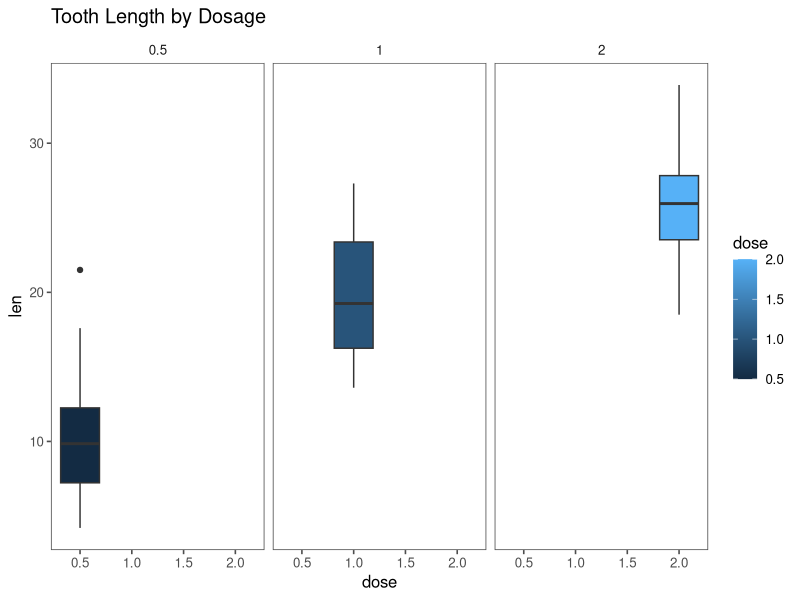
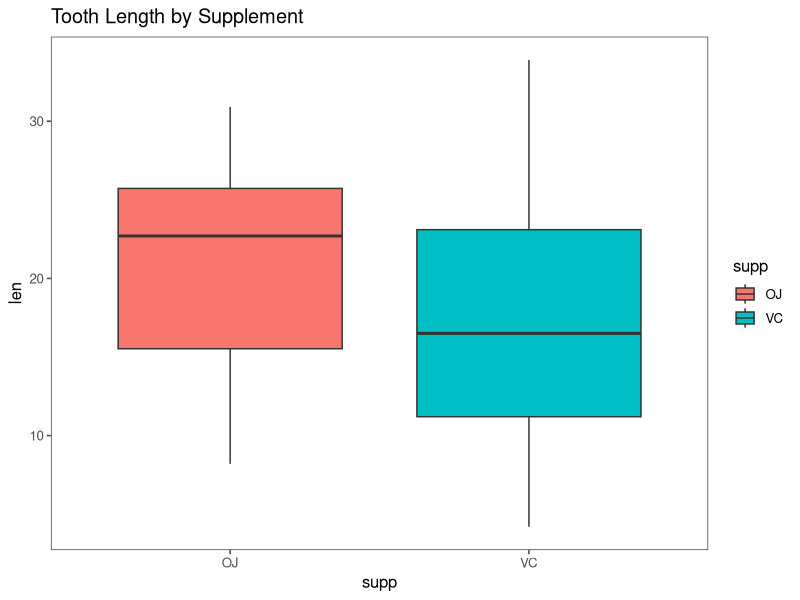
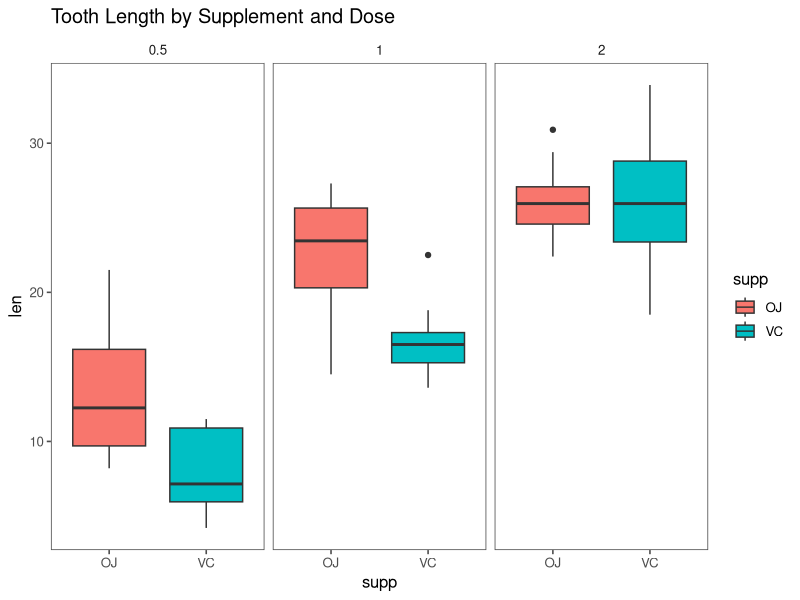

Source code (R) for these figures, in order: (Note: this script raises an error after producing the figures.)
library(ggthemes)
library(ggplot2)

# Create a boxplot of supplement types and doses
plot.supplementDose <- (ggplot(aes(x = supp, y = len), data = ToothGrowth) 
       + geom_boxplot(aes(fill=supp))
       + facet_wrap(~ dose)
+ theme_few() 
+ scale_colour_few()
+ ggtitle("Tooth Length by Supplement and Dose"))

# Create a boxplot of supplement types
plot.supplement <- (ggplot(aes(x = supp, y = len), data = ToothGrowth) 
                        + geom_boxplot(aes(fill=supp))
                        + theme_few() 
                        + scale_colour_few()
                        + ggtitle("Tooth Length by Supplement"))

# Create a boxplot of doses
plot.dose <- (ggplot(aes(x = dose, y = len), data = ToothGrowth) 
                    + geom_boxplot(aes(fill=dose))
                    + facet_grid(. ~ dose)                    
                    + theme_few() 
                    + scale_colour_few()
                    + ggtitle("Tooth Length by Dosage"))

# Create list of plots
par(cex=0.25)
plot.list <- list(plot.supplementDose, plot.supplement, plot.dose)

# Grid of all plots
do.call(grid.arrange, c(plot.list, list(ncol=2)))